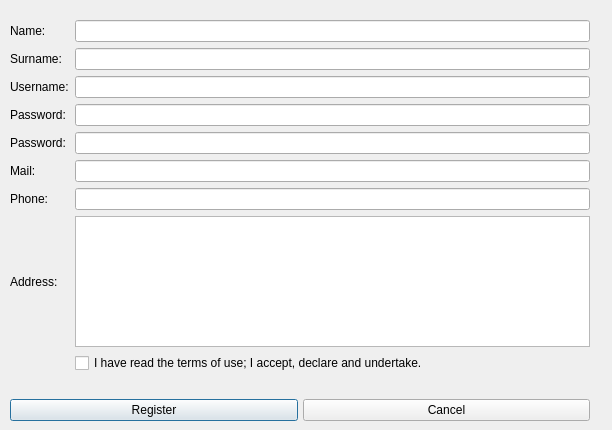
<?xml version="1.0" encoding="UTF-8"?>
<ui version="4.0">
 <class>frmKyt</class>
 <widget class="QDialog" name="frmKyt">
  <property name="geometry">
   <rect>
    <x>0</x>
    <y>0</y>
    <width>612</width>
    <height>430</height>
   </rect>
  </property>
  <property name="sizePolicy">
   <sizepolicy hsizetype="Fixed" vsizetype="Fixed">
    <horstretch>0</horstretch>
    <verstretch>0</verstretch>
   </sizepolicy>
  </property>
  <property name="windowTitle">
   <string>Register</string>
  </property>
  <widget class="QWidget" name="layoutWidget">
   <property name="geometry">
    <rect>
     <x>10</x>
     <y>20</y>
     <width>580</width>
     <height>401</height>
    </rect>
   </property>
   <layout class="QVBoxLayout" name="verticalLayout_3">
    <item>
     <layout class="QVBoxLayout" name="verticalLayout_2">
      <item>
       <layout class="QVBoxLayout" name="verticalLayout">
        <item>
         <layout class="QGridLayout" name="gridLayout">
          <item row="7" column="0">
           <widget class="QLabel" name="lblAddress">
            <property name="text">
             <string>Address:</string>
            </property>
           </widget>
          </item>
          <item row="4" column="2">
           <widget class="QLineEdit" name="txtPassword2">
            <property name="inputMethodHints">
             <set>Qt::ImhHiddenText|Qt::ImhNoAutoUppercase|Qt::ImhNoPredictiveText|Qt::ImhSensitiveData</set>
            </property>
            <property name="echoMode">
             <enum>QLineEdit::Password</enum>
            </property>
           </widget>
          </item>
          <item row="7" column="2">
           <widget class="QTextEdit" name="txtAddress"/>
          </item>
          <item row="5" column="0">
           <widget class="QLabel" name="lblMail">
            <property name="text">
             <string>Mail:</string>
            </property>
           </widget>
          </item>
          <item row="0" column="0">
           <widget class="QLabel" name="lblName">
            <property name="text">
             <string>Name:</string>
            </property>
           </widget>
          </item>
          <item row="0" column="2">
           <widget class="QLineEdit" name="txtName"/>
          </item>
          <item row="5" column="2">
           <widget class="QLineEdit" name="txtMail">
            <property name="inputMethodHints">
             <set>Qt::ImhEmailCharactersOnly</set>
            </property>
           </widget>
          </item>
          <item row="1" column="0">
           <widget class="QLabel" name="lblSurname">
            <property name="text">
             <string>Surname:</string>
            </property>
           </widget>
          </item>
          <item row="6" column="0">
           <widget class="QLabel" name="lblPhoneNumber">
            <property name="text">
             <string>Phone:</string>
            </property>
           </widget>
          </item>
          <item row="1" column="2">
           <widget class="QLineEdit" name="txtSurname"/>
          </item>
          <item row="6" column="2">
           <widget class="QLineEdit" name="txtPhoneNumber">
            <property name="inputMethodHints">
             <set>Qt::ImhPreferNumbers</set>
            </property>
           </widget>
          </item>
          <item row="2" column="2">
           <widget class="QLineEdit" name="txtUsername">
            <property name="inputMethodHints">
             <set>Qt::ImhLatinOnly|Qt::ImhLowercaseOnly|Qt::ImhNoAutoUppercase|Qt::ImhPreferLowercase</set>
            </property>
           </widget>
          </item>
          <item row="3" column="2">
           <widget class="QLineEdit" name="txtPassword">
            <property name="inputMethodHints">
             <set>Qt::ImhHiddenText|Qt::ImhNoAutoUppercase|Qt::ImhNoPredictiveText|Qt::ImhSensitiveData</set>
            </property>
            <property name="echoMode">
             <enum>QLineEdit::Password</enum>
            </property>
           </widget>
          </item>
          <item row="2" column="0">
           <widget class="QLabel" name="lblUsername">
            <property name="text">
             <string>Username:</string>
            </property>
           </widget>
          </item>
          <item row="4" column="0">
           <widget class="QLabel" name="lblPassword2">
            <property name="text">
             <string>Password:</string>
            </property>
           </widget>
          </item>
          <item row="3" column="0">
           <widget class="QLabel" name="lblPassword">
            <property name="text">
             <string>Password:</string>
            </property>
           </widget>
          </item>
          <item row="8" column="2">
           <widget class="QCheckBox" name="chkTermsOfService">
            <property name="text">
             <string>I have read the terms of use; I accept, declare and undertake.</string>
            </property>
           </widget>
          </item>
         </layout>
        </item>
        <item>
         <spacer name="verticalSpacer">
          <property name="orientation">
           <enum>Qt::Vertical</enum>
          </property>
          <property name="sizeHint" stdset="0">
           <size>
            <width>20</width>
            <height>80</height>
           </size>
          </property>
         </spacer>
        </item>
        <item>
         <layout class="QHBoxLayout" name="horizontalLayout">
          <property name="spacing">
           <number>5</number>
          </property>
          <property name="sizeConstraint">
           <enum>QLayout::SetDefaultConstraint</enum>
          </property>
          <item>
           <widget class="QPushButton" name="btnRegister">
            <property name="text">
             <string>Register</string>
            </property>
           </widget>
          </item>
          <item>
           <widget class="QPushButton" name="btnCancel">
            <property name="text">
             <string>Cancel</string>
            </property>
           </widget>
          </item>
         </layout>
        </item>
       </layout>
      </item>
     </layout>
    </item>
   </layout>
  </widget>
 </widget>
 <tabstops>
  <tabstop>txtName</tabstop>
  <tabstop>txtSurname</tabstop>
  <tabstop>txtUsername</tabstop>
  <tabstop>txtPassword</tabstop>
  <tabstop>txtPassword2</tabstop>
  <tabstop>txtMail</tabstop>
  <tabstop>txtPhoneNumber</tabstop>
  <tabstop>txtAddress</tabstop>
  <tabstop>btnRegister</tabstop>
  <tabstop>btnCancel</tabstop>
 </tabstops>
 <resources/>
 <connections>
  <connection>
   <sender>btnCancel</sender>
   <signal>clicked()</signal>
   <receiver>frmKyt</receiver>
   <slot>close()</slot>
   <hints>
    <hint type="sourcelabel">
     <x>298</x>
     <y>407</y>
    </hint>
    <hint type="destinationlabel">
     <x>390</x>
     <y>402</y>
    </hint>
   </hints>
  </connection>
 </connections>
</ui>
